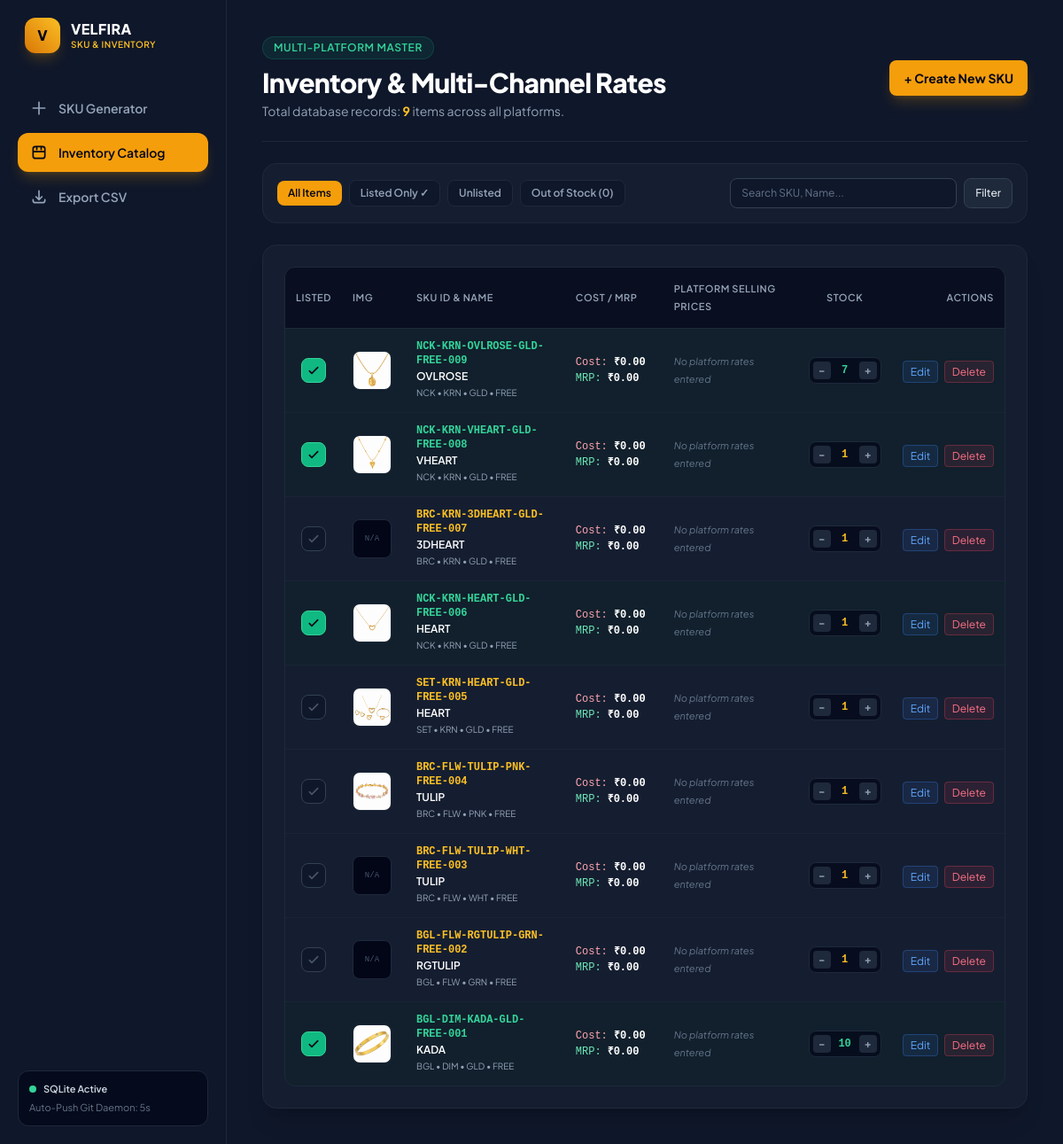
The app's page /inventory/, older data.
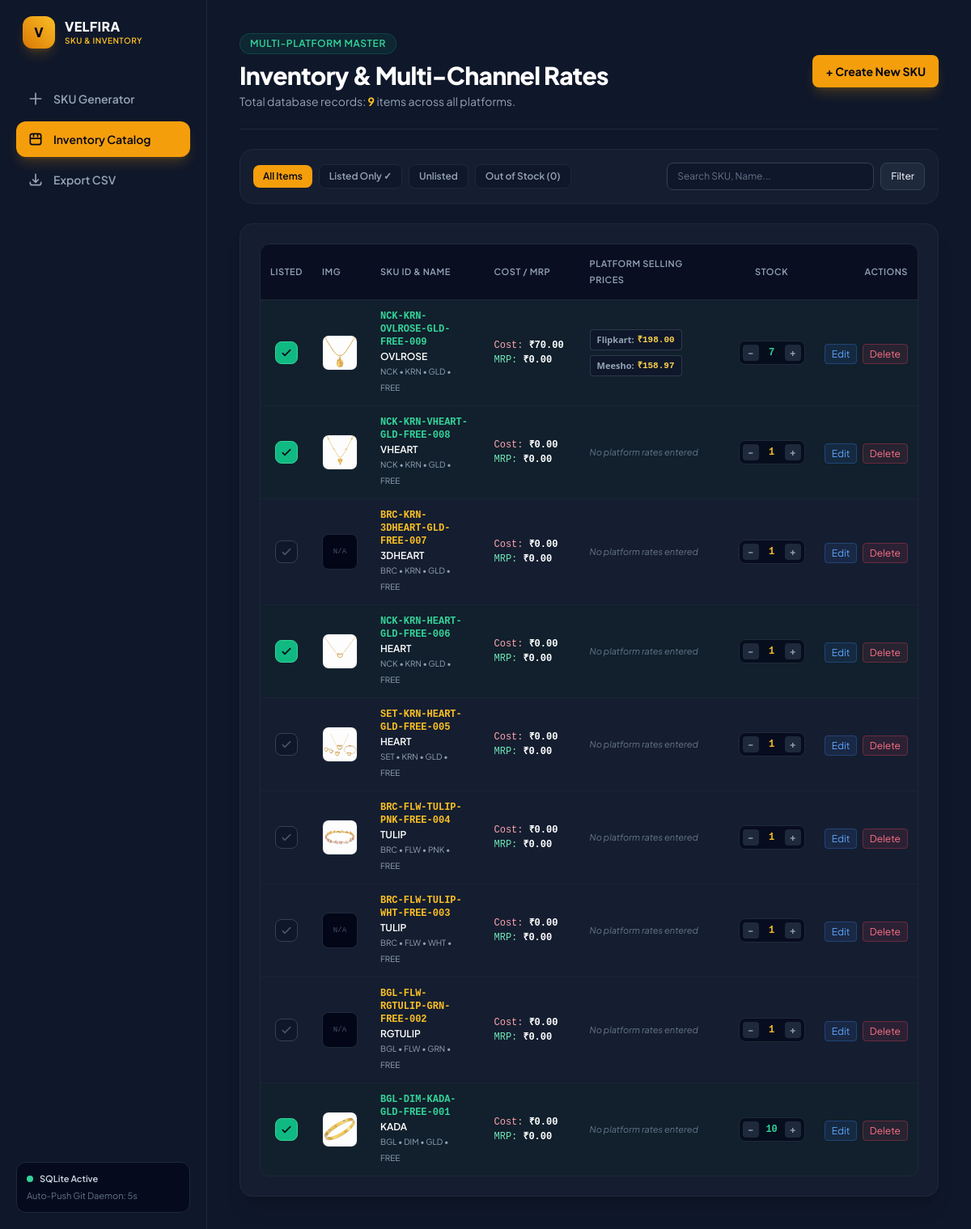
The same page, newer data.
### sku_manager/models.py (models this page shows, shortened)
class JewelrySKU(models.Model):
    CATEGORY_CHOICES = [
        ('BGL', 'BGL - Bangles / Kadas'),
        ('BRC', 'BRC - Bracelet'),
        ('NCK', 'NCK - Necklace / Choker'),
        ('EAR', 'EAR - Earrings'),
        ('SET', 'SET - Complete Set / Combo'),
        ('JHK', 'JHK - Jhumkas'),
        ('RNG', 'RNG - Rings'),
        ('PAY', 'PAY - Anklet / Payal'),
        ('TIK', 'TIK - Maang Tikka'),
    ]
    COLOR_CHOICES = [
        ('GLD', 'GLD - Golden'),
        ('RBYGRN', 'RBYGRN - Ruby & Emerald Green'),
        ('GRN', 'GRN - Emerald Green'),
        ('MRN', 'MRN - Maroon / Ruby'),
        ('ROSE', 'ROSE - Rose Gold'),
        ('SLV', 'SLV - Silver / Rhodium'),
        ('MTC', 'MTC - Multi-Color'),
        ('WHT', 'WHT - White / Pearl'),
        ('BLK', 'BLK - Black'),
        ('BLU', 'BLU - Royal Blue'),
        ('PNK', 'PNK - Baby Pink'),
    ]
    category = models.CharField(max_length=10, choices=CATEGORY_CHOICES, default='BGL')
    style = models.CharField(max_length=20, default='ADC')
    name = models.CharField(max_length=50, default='LOVE')
    color = models.CharField(max_length=20, choices=COLOR_CHOICES, default='GLD')
    size = models.CharField(max_length=20, default='2.4')
    number = models.CharField(max_length=10, default='001')
    sku = models.CharField(max_length=100, unique=True, editable=False)
    is_listed = models.BooleanField(default=False)
    image = models.ImageField(upload_to='products/', null=True, blank=True)
    stock = models.PositiveIntegerField(default=0)
    purchase_price = models.DecimalField(max_digits=10, decimal_places=2, default=0.00)
    selling_price = models.DecimalField(max_digits=10, decimal_places=2, default=0.00)
    created_at = models.DateTimeField(auto_now_add=True)
    updated_at = models.DateTimeField(auto_now=True)
    class Meta:
        ordering = ['-created_at']

class PlatformPrice(models.Model):
    sku = models.ForeignKey(JewelrySKU, on_delete=models.CASCADE, related_name='platform_prices')
    platform = models.ForeignKey(Platform, on_delete=models.CASCADE)
    price = models.DecimalField(max_digits=10, decimal_places=2, default=0.00)
    class Meta:
        unique_together = ('sku', 'platform')

class Platform(models.Model):
    name = models.CharField(max_length=50, unique=True)
    created_at = models.DateTimeField(auto_now_add=True)

### sku_manager/views.py (the view, shortened to what this page needs)
# urls.py: path('inventory/', views.sku_inventory, name='sku_inventory'),
def sku_inventory(request):
    search_query = request.GET.get('q', '').strip()
    filter_status = request.GET.get('status', '').strip()
    platforms = get_or_seed_platforms()
    sku_list = JewelrySKU.objects.prefetch_related('platform_prices__platform').all()
    if filter_status == 'listed':
        sku_list = sku_list.filter(is_listed=True)
    elif filter_status == 'unlisted':
        sku_list = sku_list.filter(is_listed=False)
    elif filter_status == 'out_of_stock':
        sku_list = sku_list.filter(stock=0)
    paginator = Paginator(sku_list, 10)
    page = request.GET.get('page')
    try:
        skus = paginator.page(page)
    except PageNotAnInteger:
        skus = paginator.page(1)
    except EmptyPage:
        skus = paginator.page(paginator.num_pages)
    return render(request, 'sku_manager/inventory.html', {
        'skus': skus,
        'platforms': platforms,
        'search_query': search_query,
        'filter_status': filter_status,
        'total_count': sku_list.count(),
        'active_page': 'inventory',
    })

### sku_manager/views.py (called while the page is built)
def get_or_seed_platforms():
    if not Platform.objects.exists():
        for name in DEFAULT_PLATFORMS:
            Platform.objects.get_or_create(name=name)
    return Platform.objects.all().order_by('id')

### templates/sku_manager/inventory.html (shortened to what this page needs)
{% extends "sku_manager/base.html" %}
{% block content %}
<header class="flex flex-col sm:flex-row sm:items-center justify-between border-b border-slate-800 pb-6 gap-4">
  <div>
    <div class="inline-flex items-center gap-2 px-3 py-1 rounded-full bg-emerald-500/10 text-emerald-400 border border-emerald-500/20 text-xs font-semibold uppercase tracking-wider mb-2">
      Multi-Platform Master
    </div>
    <h1 class="text-3xl font-extrabold tracking-tight text-white">Inventory & Multi-Channel Rates</h1>
    <p class="text-slate-400 text-sm mt-1">Total database records: <span class="font-bold text-amber-400">{{ total_count }}</span> items across all platforms.</p>
  </div>
  <div class="flex items-center gap-3">
    <a href="{% url 'sku_generate' %}" class="flex items-center gap-2 bg-amber-500 hover:bg-amber-400 text-slate-950 font-bold px-4 py-2.5 rounded-lg text-sm transition shadow-lg shadow-amber-500/20">
      + Create New SKU
    </a>
  </div>
</header>
<div class="bg-slate-800/40 border border-slate-800 rounded-2xl p-4 flex flex-col md:flex-row md:items-center justify-between gap-4">
  <div class="flex items-center gap-2 text-xs flex-wrap">
    <a href="{% url 'sku_inventory' %}" class="px-3 py-1.5 rounded-lg font-semibold transition {% if not filter_status %}bg-amber-500 text-slate-950{% else %}bg-slate-900 text-slate-400 hover:text-white border border-slate-800{% endif %}">
      All Items
    </a>
    <a href="{% url 'sku_inventory' %}?status=listed" class="px-3 py-1.5 rounded-lg font-semibold transition {% if filter_status == 'listed' %}bg-emerald-500 text-slate-950{% else %}bg-slate-900 text-slate-400 hover:text-white border border-slate-800{% endif %}">
      Listed Only ✓
    </a>
    <a href="{% url 'sku_inventory' %}?status=unlisted" class="px-3 py-1.5 rounded-lg font-semibold transition {% if filter_status == 'unlisted' %}bg-amber-500 text-slate-950{% else %}bg-slate-900 text-slate-400 hover:text-white border border-slate-800{% endif %}">
      Unlisted
    </a>
    <a href="{% url 'sku_inventory' %}?status=out_of_stock" class="px-3 py-1.5 rounded-lg font-semibold transition {% if filter_status == 'out_of_stock' %}bg-rose-500 text-white{% else %}bg-slate-900 text-slate-400 hover:text-white border border-slate-800{% endif %}">
      Out of Stock (0)
    </a>
  </div>
  <form method="GET" action="{% url 'sku_inventory' %}" class="flex items-center gap-2">
    <input type="text" name="q" value="{{ search_query }}" placeholder="Search SKU, Name..."
      class="bg-slate-900 border border-slate-700 rounded-lg px-3 py-2 text-xs text-white placeholder-slate-500 focus:outline-none focus:border-amber-500 transition w-56 sm:w-64">
    <button type="submit" class="text-xs bg-slate-800 hover:bg-slate-700 text-slate-200 border border-slate-700 px-3 py-2 rounded-lg font-medium">Filter</button>
  </form>
</div>
<div class="bg-slate-800/40 border border-slate-800 rounded-2xl p-6 shadow-xl space-y-4">
  <div class="overflow-x-auto rounded-xl border border-slate-800">
    <table class="w-full text-left text-sm text-slate-300">
      <thead class="bg-slate-950/60 text-[11px] uppercase tracking-wider text-slate-400 border-b border-slate-800">
        <tr>
          <th class="py-3.5 px-3 font-semibold text-center w-14">Listed</th>
          <th class="py-3.5 px-3 font-semibold w-14">Img</th>
          <th class="py-3.5 px-4 font-semibold">SKU ID & Name</th>
          <th class="py-3.5 px-4 font-semibold">Cost / MRP</th>
          <th class="py-3.5 px-4 font-semibold">Platform Selling Prices</th>
          <th class="py-3.5 px-3 font-semibold text-center">Stock</th>
          <th class="py-3.5 px-3 text-right font-semibold">Actions</th>
        </tr>
      </thead>
      <tbody class="divide-y divide-slate-800/60 font-normal">
        {% for item in skus %}
          <tr class="transition {% if item.is_listed %}bg-emerald-950/20 hover:bg-emerald-900/30{% else %}hover:bg-slate-800/40{% endif %}">
            <td class="py-3 px-3 text-center">
              <a href="{% url 'sku_toggle_listed' item.pk %}"
                 class="inline-flex items-center justify-center w-7 h-7 rounded-lg transition border {% if item.is_listed %}bg-emerald-500 text-slate-950 border-emerald-400 hover:bg-emerald-400{% else %}bg-slate-900 text-slate-600 border-slate-700 hover:border-amber-500 hover:text-amber-400{% endif %}">
                <svg class="w-4 h-4" fill="none" stroke="currentColor" stroke-width="2.5" viewBox="0 0 24 24"><path stroke-linecap="round" stroke-linejoin="round" d="M5 13l4 4L19 7"></path></svg>
              </a>
            </td>
            <td class="py-3 px-3">
              <div class="w-11 h-11 rounded-lg bg-slate-950 border border-slate-800 overflow-hidden flex items-center justify-center">
                {% if item.image %}
                  <img src="{{ item.image.url }}" alt="{{ item.name }}" class="w-full h-full object-cover">
                {% else %}
                  <span class="text-[9px] text-slate-600 font-mono">N/A</span>
                {% endif %}
              </div>
            </td>
            <td class="py-3 px-4">
              <div class="font-mono font-bold {% if item.is_listed %}text-emerald-400{% else %}text-amber-400{% endif %} text-xs">
                {{ item.sku }}
              </div>
              <div class="font-semibold text-white text-xs mt-0.5">{{ item.name }}</div>
              <div class="text-[10px] text-slate-400">{{ item.category }} • {{ item.style }} • {{ item.color }} • {{ item.size }}</div>
            </td>
            <td class="py-3 px-4 whitespace-nowrap text-xs font-mono">
              <div class="text-rose-300">Cost: <strong class="text-white">₹{{ item.purchase_price }}</strong></div>
              <div class="text-emerald-300 mt-0.5">MRP: <strong class="text-white">₹{{ item.selling_price }}</strong></div>
            </td>
            <td class="py-3 px-4">
              <div class="flex flex-wrap gap-1.5 max-w-sm">
                {% for pp in item.platform_prices.all %}
                  <div class="inline-flex items-center gap-1 bg-slate-900 border border-slate-700/80 px-2 py-0.5 rounded text-[11px] font-mono">
                    <span class="text-slate-400 font-sans font-semibold">{{ pp.platform.name }}:</span>
                    <span class="text-amber-300 font-bold">₹{{ pp.price }}</span>
                  </div>
                {% empty %}
                  <span class="text-[11px] text-slate-500 italic">No platform rates entered</span>
                {% endfor %}
              </div>
            </td>
            <td class="py-3 px-3 text-center whitespace-nowrap">
              <div class="inline-flex items-center gap-1 bg-slate-950/70 border border-slate-800 rounded-lg p-1">
                <a href="{% url 'sku_adjust_stock' item.pk 'dec' %}" class="w-5 h-5 flex items-center justify-center rounded bg-slate-800 hover:bg-rose-500/20 hover:text-rose-400 text-slate-400 text-xs font-bold transition">−</a>
                <span class="font-mono font-bold text-xs min-w-[24px] text-center {% if item.stock == 0 %}text-rose-400{% elif item.stock <= 5 %}text-amber-400{% else %}text-emerald-400{% endif %}">
                  {{ item.stock }}
                </span>
                <a href="{% url 'sku_adjust_stock' item.pk 'inc' %}" class="w-5 h-5 flex items-center justify-center rounded bg-slate-800 hover:bg-emerald-500/20 hover:text-emerald-400 text-slate-400 text-xs font-bold transition">+</a>
              </div>
            </td>
            <td class="py-3 px-3 text-right space-x-1 whitespace-nowrap">
              <a href="{% url 'sku_edit' item.pk %}" class="text-xs bg-blue-500/10 hover:bg-blue-500/20 text-blue-400 px-2 py-1 rounded transition border border-blue-500/30">Edit</a>
              <a href="{% url 'sku_delete' item.pk %}" onclick="return confirm('Delete {{ item.sku }} permanently?')" class="text-xs bg-rose-500/10 hover:bg-rose-500/20 text-rose-400 px-2 py-1 rounded transition border border-rose-500/30">Delete</a>
            </td>
          </tr>
        {% empty %}
          <tr>
            <td colspan="7" class="text-center py-12 text-slate-500 text-sm">
              No inventory records found.
            </td>
          </tr>
        {% endfor %}
      </tbody>
    </table>
  </div>
</div>
{% endblock %}

### templates/sku_manager/base.html (shortened to what this page needs)
<!DOCTYPE html>
<html lang="en">
<head>
  <script src="https://cdn.tailwindcss.com"></script>
</head>
<body class="bg-slate-950 text-slate-100 min-h-screen flex">
  <aside class="w-64 bg-slate-900 border-r border-slate-800 flex flex-col justify-between p-5 min-h-screen fixed left-0 top-0 z-30">
    <div class="space-y-6">
      <div class="flex items-center gap-3 px-2">
        <div class="w-10 h-10 rounded-xl bg-gradient-to-tr from-amber-600 to-amber-400 flex items-center justify-center text-slate-950 font-black shadow-lg shadow-amber-500/20">
          V
        </div>
        <div>
          <div class="font-extrabold text-white text-base tracking-wide leading-tight">VELFIRA</div>
          <div class="text-[10px] text-amber-400 uppercase font-semibold tracking-wider">SKU & Inventory</div>
        </div>
      </div>
      <nav class="space-y-1.5 pt-4">
        <a href="{% url 'sku_generate' %}" class="flex items-center gap-3 px-3.5 py-3 rounded-xl text-sm font-semibold transition {% if active_page == 'generator' %}bg-amber-500 text-slate-950 shadow-lg shadow-amber-500/20 font-bold{% else %}text-slate-400 hover:bg-slate-800/80 hover:text-white{% endif %}">
          <svg class="w-5 h-5" fill="none" stroke="currentColor" viewBox="0 0 24 24"><path stroke-linecap="round" stroke-linejoin="round" stroke-width="2" d="M12 4v16m8-8H4"></path></svg>
          SKU Generator
        </a>
        <a href="{% url 'sku_inventory' %}" class="flex items-center gap-3 px-3.5 py-3 rounded-xl text-sm font-semibold transition {% if active_page == 'inventory' %}bg-amber-500 text-slate-950 shadow-lg shadow-amber-500/20 font-bold{% else %}text-slate-400 hover:bg-slate-800/80 hover:text-white{% endif %}">
          <svg class="w-5 h-5" fill="none" stroke="currentColor" viewBox="0 0 24 24"><path stroke-linecap="round" stroke-linejoin="round" stroke-width="2" d="M4 7v10c0 2 1.5 3 3.5 3h9c2 0 3.5-1 3.5-3V7c0-2-1.5-3-3.5-3h-9C5.5 4 4 5 4 7zm0 4h16M9 4v4m6-4v4"></path></svg>
          Inventory Catalog
        </a>
        <a href="{% url 'sku_export_csv' %}" class="flex items-center gap-3 px-3.5 py-3 rounded-xl text-sm font-semibold text-slate-400 hover:bg-slate-800/80 hover:text-white transition">
          <svg class="w-5 h-5" fill="none" stroke="currentColor" viewBox="0 0 24 24"><path stroke-linecap="round" stroke-linejoin="round" stroke-width="2" d="M4 16v1a3 3 0 003 3h10a3 3 0 003-3v-1m-4-4l-4 4m0 0l-4-4m4 4V4"></path></svg>
          Export CSV
        </a>
      </nav>
    </div>
    <div class="bg-slate-950/70 border border-slate-800 rounded-xl p-3 text-[11px] text-slate-500 space-y-1">
      <div class="flex items-center gap-2">
        <span class="w-2 h-2 rounded-full bg-emerald-400 animate-pulse"></span>
        <span class="text-slate-300 font-semibold">SQLite Active</span>
      </div>
      <p>Auto-Push Git Daemon: 5s</p>
    </div>
  </aside>
  <main class="flex-1 ml-64 p-6 sm:p-10 min-h-screen bg-slate-900">
    <div class="max-w-6xl mx-auto space-y-6">
      {% block content %}{% endblock %}
    </div>
  </main>
</body>
</html>

### templates/sku_manager/base.html (style rules this page uses)
body { font-family: 'Plus Jakarta Sans', sans-serif; }

Row changes from the older to the newer data that the page shows:
changed JewelrySKU "NCK-KRN-OVLROSE-GLD-FREE-009": purchase_price "0.00" → "70.00"; no longer shows "No platform rates entered"
added PlatformPrice: platform.name "Flipkart", price "198.00", shown under JewelrySKU "NCK-KRN-OVLROSE-GLD-FREE-009"
added PlatformPrice: platform.name "Meesho", price "158.97", shown under JewelrySKU "NCK-KRN-OVLROSE-GLD-FREE-009"
